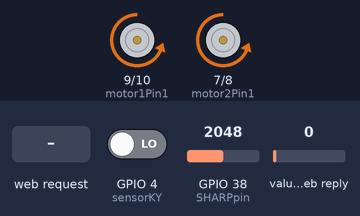
Recording of a sketch running on a simulated ESP32-S3. Parts: motor-driver pin pairs drawn as motors (green arrow = first pin HIGH = forward, orange = second pin HIGH = backward, longer = more drive, scaled by the enable pin). The test bench sets the inputs (shaded band); at power-on: GPIO 4 (sensorKY) LOW, value in the web reply 0, GPIO 38 (SHARPpin) = 2048. WiFi joins after 1.5 s; servers stay silent unless stated; random numbers use the default seed unless the sketch sets one; web services answer with replies made up by the test bench; what the sketch prints to the serial monitor is not drawn.

Above: at 2.26 s.
2.8 s: GPIO 4 (sensorKY) driven HIGH
At 4.7 s:
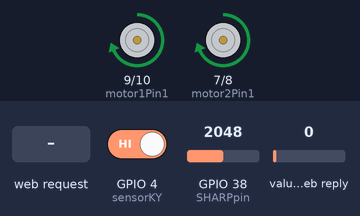
5.8 s: GPIO 4 (sensorKY) driven LOW
8.8 s: value in the web reply set to 2
10.8 s: HTTP request GET /left received
At 11.1 s:
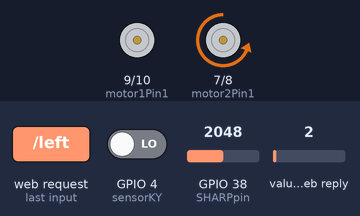
12.3 s: HTTP request GET /stop received
At 13.0 s:
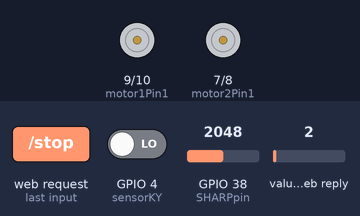
13.8 s: HTTP request GET /right received
At 14.9 s:
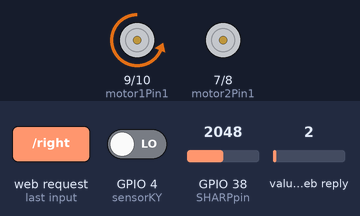
Timing chart, 0 to 16.3 s (numbered marks = the images above; inputs shaded):
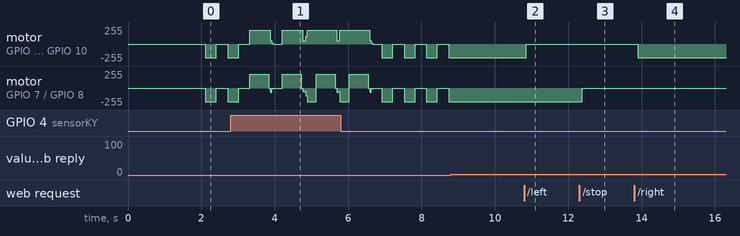

Measured:
- after the input at 8.8 s, every drawn part: stays the same
- after the input at 10.8 s, motor on GPIO 9 (motor1Pin1) / GPIO 10 (motor1Pin2): backward 209/255 → stopped after 0.06 s
- after the input at 12.3 s, motor on GPIO 7 (motor2Pin1) / GPIO 8 (motor2Pin2): backward 209/255 → stopped after 0.08 s
- after the input at 13.8 s, motor on GPIO 9 (motor1Pin1) / GPIO 10 (motor1Pin2): stopped → backward 209/255 after 0.10 s

The sketch:

codigo_final_reunion.ino
```cpp
#include <WiFi.h>
#include <WebServer.h>
#include <ThingSpeak.h>

// Replace with your network credentials
const char* ssid     = "Fran";
const char* password = "alabajat";
WiFiClient client;
unsigned long channelID = 2952594;
const char* writeAPIKey = "JU8XC38GBFHJ0VLA";

// Create an instance of the WebServer on port 80
WebServer server(80);
//Variables
bool color;
int sharpVal;
unsigned long t_thingspeak = 0;
unsigned long t_actual;
unsigned long t_giro;
unsigned long t_cycle_a = 0;
unsigned long t_cycle_g = 0;
bool enMarchaAvanzar = true;
bool enMarchaGirar = true;
const unsigned long duracionAvanzar = 150;
const unsigned long duracionFrenar = 30;
const unsigned long duracionGirar = 20;
//Sensores
const int sensorKY = 4;
const int SHARPpin = 38;

// Motor Derecho
int motor1Pin1 = 9;
int motor1Pin2 = 10;
int enable1Pin = 12;

// Motor Izquierdo
int motor2Pin1 = 7;
int motor2Pin2 = 8;
int enable2Pin = 14;

// Setting PWM properties
const int freq = 30000;
const int resolution = 8;
int dutyCycle = 0;
const int dutycycle_izq = 210;
const int dutycycle_der = 210;

String valueString = String(0);

void handleRoot() {
  const char html[] PROGMEM = R"rawliteral(
<!DOCTYPE HTML><html>
  <head>
    <meta name="viewport" content="width=device-width, initial-scale=1">
    <link rel="icon" href="data:,">
    <style>
      html { font-family: Helvetica; display: inline-block; margin: 0px auto; text-align: center; }
      .button { -webkit-user-select: none; -moz-user-select: none; -ms-user-select: none; user-select: none; background-color: #4CAF50; border: none; color: white; padding: 12px 28px; text-decoration: none; font-size: 26px; margin: 1px; cursor: pointer; }
      .button2 {background-color: #555555;}
      .mode-button { background-color: #2196F3; margin: 10px; }
    </style>
    <script>
      function updateThingSpeakMode(mode) {
        const url = `https://api.thingspeak.com/update?api_key=JU8XC38GBFHJ0VLA&field1=${mode}`;

        fetch(url)
          .then(response => response.text())
          .then(data => {
            if (data !== "0") {
              alert(`Modo: ${mode}`);
            } else {
              alert("Espera 15 segundos!");
            }
          })
          .catch(err => addToConsole(`Error: ${err})`));
      }

      function addToConsole(message) {
        console.log(message);
      }

      function moveForward() { fetch('/forward'); }
      function moveLeft() { fetch('/left'); }
      function stopRobot() { fetch('/stop'); }
      function moveRight() { fetch('/right'); }
      function moveReverse() { fetch('/reverse'); }
      function updateMotorSpeedL(pos) {
        document.getElementById('motorSpeedL').innerHTML = pos;
        fetch("/speedl?valuel=${pos}");
      }
      function updateMotorSpeedR(pos) {
        document.getElementById('motorSpeedR').innerHTML = pos;
        fetch("/speedr?valuer=${pos}");
      }
    </script>
  </head>
  <body>
    <h1>ESP32 Motor Control</h1>

    <div>
      <button class="button mode-button" onclick="updateThingSpeakMode(1)">Modo Balanceado</button>
      <button class="button mode-button" onclick="updateThingSpeakMode(2)">Modo Control</button>
      <button class="button mode-button" onclick="updateThingSpeakMode(3)">Modo Roomba</button>
    </div>

    <p><button class="button" onclick="moveForward()">FORWARD</button></p>
    <div style="clear: both;">
      <p>
        <button class="button" onclick="moveLeft()">LEFT</button>
        <button class="button button2" onclick="stopRobot()">STOP</button>
        <button class="button" onclick="moveRight()">RIGHT</button>
      </p>
    </div>
    <p><button class="button" onclick="moveReverse()">REVERSE</button></p>
    <p>Motor Speed l: <span id="motorSpeedL">0</span></p>
    <input type="range" min="0" max="255" step="5" id="motorSlider" oninput="updateMotorSpeedL(this.value)" value="0"style="width:300px"/>
    <p>Motor Speed r: <span id="motorSpeedR">0</span></p>
    <input type="range" min="0" max="255" step="5" id="motorSlider" oninput="updateMotorSpeedR(this.value)" value="0" style="width:300px"/>
  </body>
  </html>)rawliteral";
  server.send(200, "text/html", html);
}

void handleForward() {
  Serial.println("Forward");
  digitalWrite(motor1Pin1, LOW);
  digitalWrite(motor1Pin2, HIGH);
  digitalWrite(motor2Pin1, LOW);
  digitalWrite(motor2Pin2, HIGH);
  server.send(200);
}

void handleLeft() {
  Serial.println("Left");
  digitalWrite(motor1Pin1, LOW);
  digitalWrite(motor1Pin2, LOW);
  digitalWrite(motor2Pin1, LOW);
  digitalWrite(motor2Pin2, HIGH);
  server.send(200);
}

void handleStop() {
  Serial.println("Stop");
  digitalWrite(motor1Pin1, LOW);
  digitalWrite(motor1Pin2, LOW);
  digitalWrite(motor2Pin1, LOW);
  digitalWrite(motor2Pin2, LOW);
  server.send(200);
}

void handleRight() {
  Serial.println("Right");
  digitalWrite(motor1Pin1, LOW);
  digitalWrite(motor1Pin2, HIGH);
  digitalWrite(motor2Pin1, LOW);
  digitalWrite(motor2Pin2, LOW);
  server.send(200);
}

void handleReverse() {
  Serial.println("Reverse");
  digitalWrite(motor1Pin1, HIGH);
  digitalWrite(motor1Pin2, LOW);
  digitalWrite(motor2Pin1, HIGH);
  digitalWrite(motor2Pin2, LOW);
  server.send(200);
}

void handleSpeed() {
  if (server.hasArg("value")) {
    valueString = server.arg("value");
    int value = valueString.toInt();
    if (value == 0) {
      ledcWrite(enable1Pin, 0);
      ledcWrite(enable2Pin, 0);
      digitalWrite(motor1Pin1, LOW);
      digitalWrite(motor1Pin2, LOW);
      digitalWrite(motor2Pin1, LOW);
      digitalWrite(motor2Pin2, LOW);
    } else {
      dutyCycle = map(value, 25, 100, 200, 255);
      ledcWrite(enable1Pin, dutyCycle);
      ledcWrite(enable2Pin, dutyCycle);
      Serial.println("Motor speed set to " + String(value));
    }
  }
  server.send(200);
}

void setup() {
  Serial.begin(9600);
  // Set the Motor pins as outputs
  pinMode(motor1Pin1, OUTPUT);
  pinMode(motor1Pin2, OUTPUT);
  pinMode(motor2Pin1, OUTPUT);
  pinMode(motor2Pin2, OUTPUT);

  // Configure PWM Pins
  ledcAttach(enable1Pin, freq, resolution);
  ledcAttach(enable2Pin, freq, resolution);

  // Initialize PWM with 0 duty cycle
  ledcWrite(enable1Pin, 0);
  ledcWrite(enable2Pin, 0);

  // Connect to Wi-Fi
  Serial.print("Connecting to ");
  Serial.println(ssid);
  WiFi.begin(ssid, password);
  while (WiFi.status() != WL_CONNECTED) {
    delay(500);
    Serial.print(".");
  }

  Serial.println("");
  Serial.println("WiFi connected.");
  Serial.println("IP address: ");
  Serial.println(WiFi.localIP());

  // Define routes
  server.on("/", handleRoot);
  server.on("/forward", handleForward);
  server.on("/left", handleLeft);
  server.on("/stop", handleStop);
  server.on("/right", handleRight);
  server.on("/reverse", handleReverse);
  server.on("/speed", handleSpeed);
  ThingSpeak.begin(client);
  // Start the server
  server.begin();
}

void loop() {
  server.handleClient();
  color = readKY();
  sharpVal = promedio(20);
  float modorobot = ThingSpeak.readFloatField(channelID, 1, writeAPIKey);
  Serial.println("Valor del modorobot: ");
  Serial.println(modorobot);
  if (millis() - t_thingspeak >= 15000) { //Mandar datos
    t_thingspeak = millis();
    mandardatos();
  }
  if (modorobot==2){ //Control
    Serial.print("Usando a: Modo Control");
    server.handleClient();
  }
  else{
    if (modorobot == 3) {
      server.handleClient();
      Serial.print("Usando: Modo Roomba");
      while (!color) {
        avanzarFrenado();
        color = readKY(); // actualizar sensor
      }
      frenar();
      t_actual = millis();
      if (color){
        while (millis() - t_actual < 800) retroceder();
        t_actual = millis();
        t_giro = random(75, 150);
        while (millis() - t_actual < t_giro) girarFrenado();
      }
    } else {
      server.handleClient();
      Serial.print("Usando: Modo Balanceado");
      if (color) {
        t_actual = millis();
        while (millis() - t_actual < 500) retroceder();
        t_actual = millis();
        t_giro = random(75, 150);
        while (millis() - t_actual < t_giro) girarFrenado();
      } else {
        if (sharpVal > 500) {
          avanzarFrenado();
        } else {
            girarFrenado();

        }
      }
    }
  }
}

  void mandardatos(){
    ThingSpeak.setField(3, color ? 1 : 0);      // Campo 1: KY (1=blanco, 0=negro)
    ThingSpeak.setField(2, sharpVal);           // Campo 2: SHARP
    int resp = ThingSpeak.writeFields(channelID, writeAPIKey);
    if (resp == 200) {
      Serial.println("Datos enviados a ThingSpeak");
    } else {
      Serial.print("Error al enviar: ");
      Serial.println(resp);
    }
  }
void avanzar() {
  digitalWrite(motor1Pin1, LOW);
  digitalWrite(motor1Pin2, HIGH);
  digitalWrite(motor2Pin1, LOW);
  digitalWrite(motor2Pin2, HIGH);
  ledcWrite(enable1Pin, dutycycle_der);
  ledcWrite(enable2Pin, dutycycle_izq);
}

  void retroceder() {
    digitalWrite(motor1Pin1, HIGH);
    digitalWrite(motor1Pin2, LOW);
    digitalWrite(motor2Pin1, HIGH);
    digitalWrite(motor2Pin2, LOW);
    ledcWrite(enable1Pin, dutycycle_der);
    ledcWrite(enable2Pin, dutycycle_izq);
  }

  void girar() {
    digitalWrite(motor1Pin1, HIGH);
    digitalWrite(motor1Pin2, LOW);
    digitalWrite(motor2Pin1, LOW);
    digitalWrite(motor2Pin2, HIGH);
    ledcWrite(enable1Pin, dutycycle_der);
    ledcWrite(enable2Pin, dutycycle_izq);
  }
  void frenar() {
    digitalWrite(motor1Pin1, LOW);
    digitalWrite(motor1Pin2, LOW);
    digitalWrite(motor2Pin1, LOW);
    digitalWrite(motor2Pin2, LOW);
    ledcWrite(enable1Pin, 0);
    ledcWrite(enable2Pin, 0);
  }
  bool readKY() {
    int val = digitalRead(sensorKY);

    if (val == HIGH) {
      Serial.println("Negro");
      return true;
    } else {
      Serial.println("Blanco");
      return false;
    }
  }

  int promedio(int n) {
    long suma = 0;
    for (int i = 0; i < n; i++) {
      suma += analogRead(SHARPpin);
    }
    Serial.println(suma/n);
    return suma / n;
  }

  void avanzarFrenado() {
    enMarchaGirar = true;
    unsigned long ahora = millis();
    unsigned long duracionActual = enMarchaAvanzar ? duracionAvanzar : duracionFrenar;
    if (ahora - t_cycle_a >= duracionActual) {
      t_cycle_a = ahora;
      enMarchaAvanzar = !enMarchaAvanzar;
    }
    if (enMarchaAvanzar) {
      avanzar();
    } else {
      frenar();
    }
  }

void girarFrenado(){
      if (millis() - t_cycle_g >= 5) {
      t_cycle_g = millis();
      enMarchaGirar = !enMarchaGirar;
    }
    if (enMarchaGirar) {
      girar();
    } else {
      frenar();
    }
}
/* void girarFrenado() {
    enMarchaAvanzar = true;
    unsigned long ahora = millis();
    unsigned long duracionActual = enMarchaGirar ? duracionGirar : duracionFrenar;
    if (ahora - t_cycle_g >= duracionActual) {
      t_cycle_g = ahora;
      enMarchaGirar = !enMarchaGirar;
    }
    if (enMarchaGirar) {
      girar();
    } else {
      frenar();
    }
  }
*/
 
```
